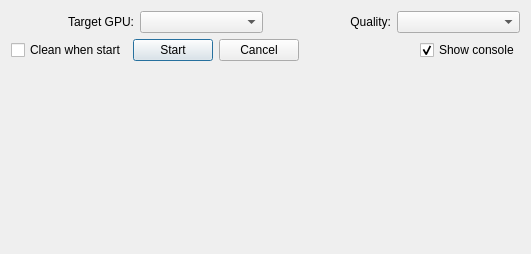
<?xml version="1.0" encoding="UTF-8"?>
<ui version="4.0">
 <class>DialogReloadSprites</class>
 <widget class="QDialog" name="DialogReloadSprites">
  <property name="geometry">
   <rect>
    <x>0</x>
    <y>0</y>
    <width>531</width>
    <height>254</height>
   </rect>
  </property>
  <property name="sizePolicy">
   <sizepolicy hsizetype="Preferred" vsizetype="Minimum">
    <horstretch>0</horstretch>
    <verstretch>0</verstretch>
   </sizepolicy>
  </property>
  <property name="windowTitle">
   <string>Reload sprites</string>
  </property>
  <property name="modal">
   <bool>true</bool>
  </property>
  <layout class="QVBoxLayout" name="verticalLayout">
   <property name="sizeConstraint">
    <enum>QLayout::SetDefaultConstraint</enum>
   </property>
   <item>
    <layout class="QHBoxLayout" name="horizontalLayout">
     <item>
      <widget class="QLabel" name="label_targetGPU">
       <property name="whatsThis">
        <string>Select target GPU platform</string>
       </property>
       <property name="layoutDirection">
        <enum>Qt::LeftToRight</enum>
       </property>
       <property name="text">
        <string>Target GPU:</string>
       </property>
       <property name="alignment">
        <set>Qt::AlignRight|Qt::AlignTrailing|Qt::AlignVCenter</set>
       </property>
      </widget>
     </item>
     <item>
      <widget class="QComboBox" name="comboBox_targetGPU">
       <property name="whatsThis">
        <string>Select target GPU platform</string>
       </property>
      </widget>
     </item>
     <item>
      <widget class="QLabel" name="label_quality">
       <property name="whatsThis">
        <string>Select quality level</string>
       </property>
       <property name="text">
        <string>Quality:</string>
       </property>
       <property name="alignment">
        <set>Qt::AlignRight|Qt::AlignTrailing|Qt::AlignVCenter</set>
       </property>
      </widget>
     </item>
     <item>
      <widget class="QComboBox" name="comboBox_quality">
       <property name="whatsThis">
        <string>Select quality level</string>
       </property>
      </widget>
     </item>
    </layout>
   </item>
   <item>
    <layout class="QHBoxLayout" name="horizontalLayout_2">
     <item>
      <widget class="QCheckBox" name="checkBox_clean">
       <property name="whatsThis">
        <string>Cleaer $process folder </string>
       </property>
       <property name="layoutDirection">
        <enum>Qt::LeftToRight</enum>
       </property>
       <property name="text">
        <string>Clean when start</string>
       </property>
      </widget>
     </item>
     <item>
      <widget class="QPushButton" name="pushButton_start">
       <property name="whatsThis">
        <string/>
       </property>
       <property name="text">
        <string>Start</string>
       </property>
      </widget>
     </item>
     <item>
      <widget class="QPushButton" name="pushButton_cancel">
       <property name="text">
        <string>Cancel</string>
       </property>
      </widget>
     </item>
     <item>
      <spacer name="horizontalSpacer">
       <property name="orientation">
        <enum>Qt::Horizontal</enum>
       </property>
       <property name="sizeHint" stdset="0">
        <size>
         <width>40</width>
         <height>20</height>
        </size>
       </property>
      </spacer>
     </item>
     <item>
      <widget class="QCheckBox" name="checkBox_showConsole">
       <property name="text">
        <string>Show console</string>
       </property>
       <property name="checked">
        <bool>true</bool>
       </property>
      </widget>
     </item>
    </layout>
   </item>
   <item>
    <spacer name="verticalSpacer">
     <property name="orientation">
      <enum>Qt::Vertical</enum>
     </property>
     <property name="sizeType">
      <enum>QSizePolicy::Preferred</enum>
     </property>
     <property name="sizeHint" stdset="0">
      <size>
       <width>20</width>
       <height>20</height>
      </size>
     </property>
    </spacer>
   </item>
   <item>
    <widget class="LogWidget" name="logWidget" native="true">
     <property name="sizePolicy">
      <sizepolicy hsizetype="Expanding" vsizetype="Expanding">
       <horstretch>0</horstretch>
       <verstretch>0</verstretch>
      </sizepolicy>
     </property>
    </widget>
   </item>
  </layout>
 </widget>
 <customwidgets>
  <customwidget>
   <class>LogWidget</class>
   <extends>QWidget</extends>
   <header>QtTools/ConsoleWidget/logwidget.h</header>
   <container>1</container>
  </customwidget>
 </customwidgets>
 <resources/>
 <connections/>
</ui>
